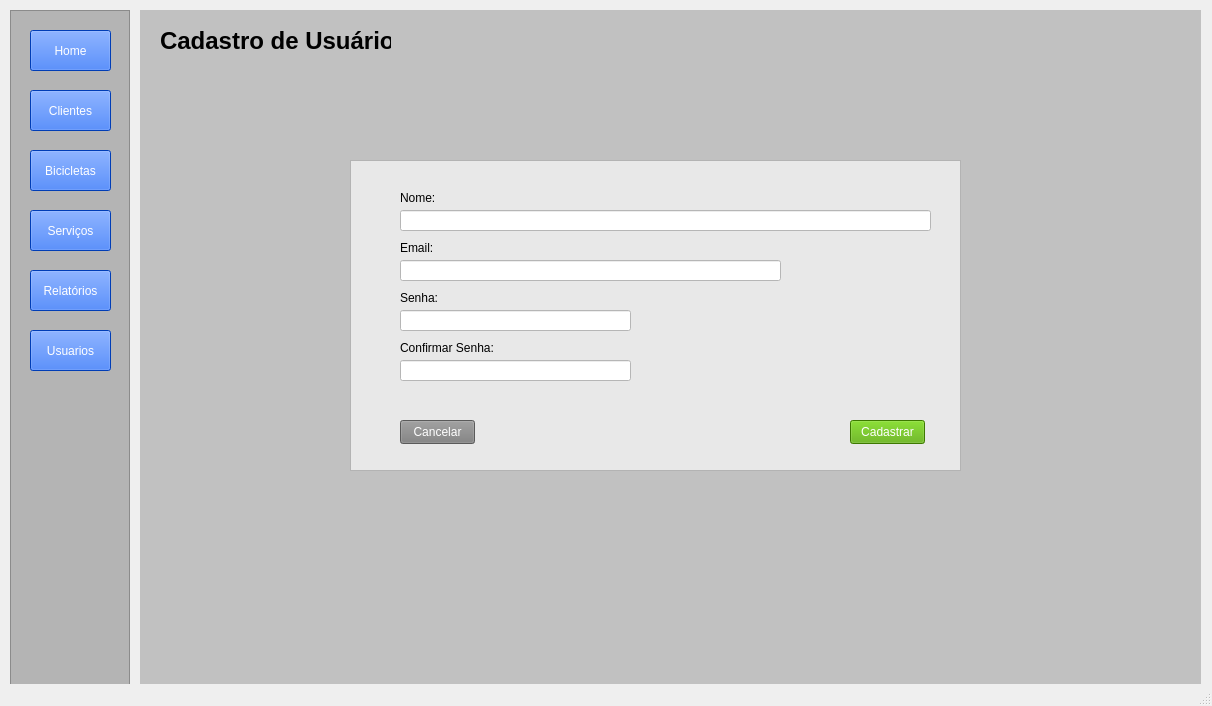
<?xml version="1.0" encoding="UTF-8"?>
<ui version="4.0">
 <class>MainWindow</class>
 <widget class="QMainWindow" name="MainWindow">
  <property name="geometry">
   <rect>
    <x>0</x>
    <y>0</y>
    <width>1212</width>
    <height>706</height>
   </rect>
  </property>
  <property name="windowTitle">
   <string>MainWindow</string>
  </property>
  <widget class="QWidget" name="centralwidget">
   <widget class="QFrame" name="frame">
    <property name="geometry">
     <rect>
      <x>10</x>
      <y>10</y>
      <width>120</width>
      <height>681</height>
     </rect>
    </property>
    <property name="styleSheet">
     <string notr="true">background-color: rgb(180, 180, 180);</string>
    </property>
    <property name="frameShape">
     <enum>QFrame::Shape::StyledPanel</enum>
    </property>
    <property name="frameShadow">
     <enum>QFrame::Shadow::Raised</enum>
    </property>
    <widget class="QPushButton" name="btnMenuUsuarios">
     <property name="geometry">
      <rect>
       <x>20</x>
       <y>320</y>
       <width>81</width>
       <height>41</height>
      </rect>
     </property>
     <property name="styleSheet">
      <string notr="true">background-color: rgb(0, 85, 255);
color: rgb(255, 255, 255);</string>
     </property>
     <property name="text">
      <string>Usuarios</string>
     </property>
    </widget>
    <widget class="QPushButton" name="btnMenuClientes">
     <property name="geometry">
      <rect>
       <x>20</x>
       <y>80</y>
       <width>81</width>
       <height>41</height>
      </rect>
     </property>
     <property name="styleSheet">
      <string notr="true">background-color: rgb(0, 85, 255);
color: rgb(255, 255, 255);</string>
     </property>
     <property name="text">
      <string>Clientes</string>
     </property>
    </widget>
    <widget class="QPushButton" name="btnMenuBicicletas">
     <property name="geometry">
      <rect>
       <x>20</x>
       <y>140</y>
       <width>81</width>
       <height>41</height>
      </rect>
     </property>
     <property name="styleSheet">
      <string notr="true">background-color: rgb(0, 85, 255);
color: rgb(255, 255, 255);</string>
     </property>
     <property name="text">
      <string>Bicicletas</string>
     </property>
    </widget>
    <widget class="QPushButton" name="btnMenuServicos">
     <property name="geometry">
      <rect>
       <x>20</x>
       <y>200</y>
       <width>81</width>
       <height>41</height>
      </rect>
     </property>
     <property name="styleSheet">
      <string notr="true">background-color: rgb(0, 85, 255);
color: rgb(255, 255, 255);</string>
     </property>
     <property name="text">
      <string>Serviços</string>
     </property>
    </widget>
    <widget class="QPushButton" name="btnMenuRelatorios">
     <property name="geometry">
      <rect>
       <x>20</x>
       <y>260</y>
       <width>81</width>
       <height>41</height>
      </rect>
     </property>
     <property name="styleSheet">
      <string notr="true">background-color: rgb(0, 85, 255);
color: rgb(255, 255, 255);</string>
     </property>
     <property name="text">
      <string>Relatórios</string>
     </property>
    </widget>
    <widget class="QPushButton" name="btnMenuHome">
     <property name="geometry">
      <rect>
       <x>20</x>
       <y>20</y>
       <width>81</width>
       <height>41</height>
      </rect>
     </property>
     <property name="styleSheet">
      <string notr="true">background-color: rgb(0, 85, 255);
color: rgb(255, 255, 255);</string>
     </property>
     <property name="text">
      <string>Home</string>
     </property>
    </widget>
   </widget>
   <widget class="QStackedWidget" name="stackedWidget">
    <property name="enabled">
     <bool>true</bool>
    </property>
    <property name="geometry">
     <rect>
      <x>140</x>
      <y>10</y>
      <width>1061</width>
      <height>711</height>
     </rect>
    </property>
    <property name="styleSheet">
     <string notr="true">background-color: rgb(193, 193, 193);</string>
    </property>
    <property name="currentIndex">
     <number>2</number>
    </property>
    <widget class="QWidget" name="home">
     <widget class="QLabel" name="label">
      <property name="geometry">
       <rect>
        <x>30</x>
        <y>20</y>
        <width>121</width>
        <height>16</height>
       </rect>
      </property>
      <property name="font">
       <font>
        <pointsize>14</pointsize>
       </font>
      </property>
      <property name="text">
       <string>Home</string>
      </property>
     </widget>
    </widget>
    <widget class="QWidget" name="listarUsuarios">
     <widget class="QLabel" name="label_7">
      <property name="geometry">
       <rect>
        <x>20</x>
        <y>10</y>
        <width>101</width>
        <height>41</height>
       </rect>
      </property>
      <property name="font">
       <font>
        <pointsize>18</pointsize>
        <bold>true</bold>
       </font>
      </property>
      <property name="text">
       <string>Usuarios</string>
      </property>
     </widget>
     <widget class="QPushButton" name="btnUsuariosNovo">
      <property name="geometry">
       <rect>
        <x>850</x>
        <y>80</y>
        <width>91</width>
        <height>24</height>
       </rect>
      </property>
      <property name="styleSheet">
       <string notr="true">background-color: rgb(85, 170, 0);
color: rgb(255, 255, 255);</string>
      </property>
      <property name="text">
       <string>Novo Usuario</string>
      </property>
     </widget>
     <widget class="QTableWidget" name="tabelaUsuarios">
      <property name="geometry">
       <rect>
        <x>110</x>
        <y>130</y>
        <width>831</width>
        <height>471</height>
       </rect>
      </property>
      <property name="columnCount">
       <number>4</number>
      </property>
      <attribute name="verticalHeaderHighlightSections">
       <bool>false</bool>
      </attribute>
      <column>
       <property name="text">
        <string>ID</string>
       </property>
      </column>
      <column>
       <property name="text">
        <string>NOME</string>
       </property>
      </column>
      <column>
       <property name="text">
        <string>EMAIL</string>
       </property>
      </column>
      <column>
       <property name="text">
        <string>SENHA</string>
       </property>
      </column>
     </widget>
    </widget>
    <widget class="QWidget" name="cadUsuario">
     <widget class="QLabel" name="label_2">
      <property name="geometry">
       <rect>
        <x>20</x>
        <y>20</y>
        <width>231</width>
        <height>21</height>
       </rect>
      </property>
      <property name="font">
       <font>
        <pointsize>18</pointsize>
        <bold>true</bold>
       </font>
      </property>
      <property name="text">
       <string>Cadastro de Usuário</string>
      </property>
     </widget>
     <widget class="QFrame" name="frame_2">
      <property name="geometry">
       <rect>
        <x>210</x>
        <y>150</y>
        <width>611</width>
        <height>311</height>
       </rect>
      </property>
      <property name="styleSheet">
       <string notr="true">background-color: rgb(232, 232, 232);</string>
      </property>
      <property name="frameShape">
       <enum>QFrame::Shape::StyledPanel</enum>
      </property>
      <property name="frameShadow">
       <enum>QFrame::Shadow::Raised</enum>
      </property>
      <widget class="QLineEdit" name="inputCadUsuarioNome">
       <property name="geometry">
        <rect>
         <x>50</x>
         <y>50</y>
         <width>531</width>
         <height>21</height>
        </rect>
       </property>
       <property name="styleSheet">
        <string notr="true">background-color: rgb(255, 255, 255);
color: rgb(0, 0, 0);</string>
       </property>
      </widget>
      <widget class="QLabel" name="label_3">
       <property name="geometry">
        <rect>
         <x>50</x>
         <y>30</y>
         <width>49</width>
         <height>16</height>
        </rect>
       </property>
       <property name="text">
        <string>Nome:</string>
       </property>
      </widget>
      <widget class="QLineEdit" name="inputCadUsuarioEmail">
       <property name="geometry">
        <rect>
         <x>50</x>
         <y>100</y>
         <width>381</width>
         <height>21</height>
        </rect>
       </property>
       <property name="styleSheet">
        <string notr="true">background-color: rgb(255, 255, 255);
color: rgb(0, 0, 0);</string>
       </property>
       <property name="text">
        <string/>
       </property>
      </widget>
      <widget class="QLabel" name="label_4">
       <property name="geometry">
        <rect>
         <x>50</x>
         <y>80</y>
         <width>49</width>
         <height>16</height>
        </rect>
       </property>
       <property name="text">
        <string>Email:</string>
       </property>
      </widget>
      <widget class="QLineEdit" name="inputCadUsuarioSenha">
       <property name="geometry">
        <rect>
         <x>50</x>
         <y>150</y>
         <width>231</width>
         <height>21</height>
        </rect>
       </property>
       <property name="styleSheet">
        <string notr="true">background-color: rgb(255, 255, 255);
color: rgb(0, 0, 0);</string>
       </property>
      </widget>
      <widget class="QLabel" name="label_5">
       <property name="geometry">
        <rect>
         <x>50</x>
         <y>130</y>
         <width>49</width>
         <height>16</height>
        </rect>
       </property>
       <property name="text">
        <string>Senha:</string>
       </property>
      </widget>
      <widget class="QLabel" name="label_6">
       <property name="geometry">
        <rect>
         <x>50</x>
         <y>180</y>
         <width>101</width>
         <height>16</height>
        </rect>
       </property>
       <property name="text">
        <string>Confirmar Senha:</string>
       </property>
      </widget>
      <widget class="QLineEdit" name="inputCadUsuarioConfirmarSenha">
       <property name="geometry">
        <rect>
         <x>50</x>
         <y>200</y>
         <width>231</width>
         <height>21</height>
        </rect>
       </property>
       <property name="styleSheet">
        <string notr="true">background-color: rgb(255, 255, 255);
color: rgb(0, 0, 0);</string>
       </property>
      </widget>
      <widget class="QPushButton" name="btnCadUsuarioCadastrar">
       <property name="geometry">
        <rect>
         <x>500</x>
         <y>260</y>
         <width>75</width>
         <height>24</height>
        </rect>
       </property>
       <property name="styleSheet">
        <string notr="true">background-color: rgb(85, 170, 0);
color: rgb(255, 255, 255);</string>
       </property>
       <property name="text">
        <string>Cadastrar</string>
       </property>
      </widget>
      <widget class="QPushButton" name="btnCadUsuarioVoltar">
       <property name="geometry">
        <rect>
         <x>50</x>
         <y>260</y>
         <width>75</width>
         <height>24</height>
        </rect>
       </property>
       <property name="styleSheet">
        <string notr="true">color: rgb(255, 255, 255);
background-color: rgb(126, 126, 126);</string>
       </property>
       <property name="text">
        <string>Cancelar</string>
       </property>
      </widget>
     </widget>
    </widget>
    <!-- PAGE 3: Listar Clientes -->
    <widget class="QWidget" name="listarClientes">
     <widget class="QLabel" name="label_cli1">
      <property name="geometry"><rect><x>20</x><y>10</y><width>181</width><height>41</height></rect></property>
      <property name="font"><font><pointsize>18</pointsize><bold>true</bold></font></property>
      <property name="text"><string>Clientes</string></property>
     </widget>
     <widget class="QPushButton" name="btnClientesNovo">
      <property name="geometry"><rect><x>850</x><y>80</y><width>101</width><height>24</height></rect></property>
      <property name="styleSheet"><string notr="true">background-color: rgb(85, 170, 0); color: rgb(255, 255, 255);</string></property>
      <property name="text"><string>Novo Cliente</string></property>
     </widget>
     <widget class="QTableWidget" name="tabelaClientes">
      <property name="geometry"><rect><x>110</x><y>130</y><width>831</width><height>471</height></rect></property>
      <property name="columnCount"><number>5</number></property>
      <column><property name="text"><string>ID</string></property></column>
      <column><property name="text"><string>NOME</string></property></column>
      <column><property name="text"><string>TELEFONE</string></property></column>
      <column><property name="text"><string>EMAIL</string></property></column>
      <column><property name="text"><string>ENDEREÇO</string></property></column>
     </widget>
    </widget>
    <!-- PAGE 4: Cadastro de Cliente -->
    <widget class="QWidget" name="cadCliente">
     <widget class="QLabel" name="label_cli2">
      <property name="geometry"><rect><x>20</x><y>20</y><width>261</width><height>21</height></rect></property>
      <property name="font"><font><pointsize>18</pointsize><bold>true</bold></font></property>
      <property name="text"><string>Cadastro de Cliente</string></property>
     </widget>
     <widget class="QFrame" name="frameCadCliente">
      <property name="geometry"><rect><x>210</x><y>130</y><width>611</width><height>361</height></rect></property>
      <property name="styleSheet"><string notr="true">background-color: rgb(232, 232, 232);</string></property>
      <property name="frameShape"><enum>QFrame::Shape::StyledPanel</enum></property>
      <property name="frameShadow"><enum>QFrame::Shadow::Raised</enum></property>
      <widget class="QLabel" name="label_cli3">
       <property name="geometry"><rect><x>50</x><y>30</y><width>49</width><height>16</height></rect></property>
       <property name="text"><string>Nome:</string></property>
      </widget>
      <widget class="QLineEdit" name="inputCadClienteNome">
       <property name="geometry"><rect><x>50</x><y>50</y><width>531</width><height>21</height></rect></property>
       <property name="styleSheet"><string notr="true">background-color: rgb(255, 255, 255); color: rgb(0, 0, 0);</string></property>
      </widget>
      <widget class="QLabel" name="label_cli4">
       <property name="geometry"><rect><x>50</x><y>80</y><width>71</width><height>16</height></rect></property>
       <property name="text"><string>Telefone:</string></property>
      </widget>
      <widget class="QLineEdit" name="inputCadClienteTelefone">
       <property name="geometry"><rect><x>50</x><y>100</y><width>231</width><height>21</height></rect></property>
       <property name="styleSheet"><string notr="true">background-color: rgb(255, 255, 255); color: rgb(0, 0, 0);</string></property>
      </widget>
      <widget class="QLabel" name="label_cli5">
       <property name="geometry"><rect><x>50</x><y>130</y><width>49</width><height>16</height></rect></property>
       <property name="text"><string>Email:</string></property>
      </widget>
      <widget class="QLineEdit" name="inputCadClienteEmail">
       <property name="geometry"><rect><x>50</x><y>150</y><width>381</width><height>21</height></rect></property>
       <property name="styleSheet"><string notr="true">background-color: rgb(255, 255, 255); color: rgb(0, 0, 0);</string></property>
      </widget>
      <widget class="QLabel" name="label_cli6">
       <property name="geometry"><rect><x>50</x><y>180</y><width>71</width><height>16</height></rect></property>
       <property name="text"><string>Endereço:</string></property>
      </widget>
      <widget class="QLineEdit" name="inputCadClienteEndereco">
       <property name="geometry"><rect><x>50</x><y>200</y><width>531</width><height>21</height></rect></property>
       <property name="styleSheet"><string notr="true">background-color: rgb(255, 255, 255); color: rgb(0, 0, 0);</string></property>
      </widget>
      <widget class="QPushButton" name="btnCadClienteCadastrar">
       <property name="geometry"><rect><x>500</x><y>300</y><width>75</width><height>24</height></rect></property>
       <property name="styleSheet"><string notr="true">background-color: rgb(85, 170, 0); color: rgb(255, 255, 255);</string></property>
       <property name="text"><string>Cadastrar</string></property>
      </widget>
      <widget class="QPushButton" name="btnCadClienteVoltar">
       <property name="geometry"><rect><x>50</x><y>300</y><width>75</width><height>24</height></rect></property>
       <property name="styleSheet"><string notr="true">color: rgb(255, 255, 255); background-color: rgb(126, 126, 126);</string></property>
       <property name="text"><string>Cancelar</string></property>
      </widget>
     </widget>
    </widget>
    <!-- PAGE 5: Listar Bicicletas -->
    <widget class="QWidget" name="listarBicicletas">
     <widget class="QLabel" name="label_bic1">
      <property name="geometry"><rect><x>20</x><y>10</y><width>181</width><height>41</height></rect></property>
      <property name="font"><font><pointsize>18</pointsize><bold>true</bold></font></property>
      <property name="text"><string>Bicicletas</string></property>
     </widget>
     <widget class="QPushButton" name="btnBicicletasNovo">
      <property name="geometry"><rect><x>850</x><y>80</y><width>111</width><height>24</height></rect></property>
      <property name="styleSheet"><string notr="true">background-color: rgb(85, 170, 0); color: rgb(255, 255, 255);</string></property>
      <property name="text"><string>Nova Bicicleta</string></property>
     </widget>
     <widget class="QTableWidget" name="tabelaBicicletas">
      <property name="geometry"><rect><x>110</x><y>130</y><width>831</width><height>471</height></rect></property>
      <property name="columnCount"><number>6</number></property>
      <column><property name="text"><string>ID</string></property></column>
      <column><property name="text"><string>CLIENTE</string></property></column>
      <column><property name="text"><string>MARCA</string></property></column>
      <column><property name="text"><string>MODELO</string></property></column>
      <column><property name="text"><string>COR</string></property></column>
      <column><property name="text"><string>Nº SÉRIE</string></property></column>
     </widget>
    </widget>
    <!-- PAGE 6: Cadastro de Bicicleta -->
    <widget class="QWidget" name="cadBicicleta">
     <widget class="QLabel" name="label_bic2">
      <property name="geometry"><rect><x>20</x><y>20</y><width>281</width><height>21</height></rect></property>
      <property name="font"><font><pointsize>18</pointsize><bold>true</bold></font></property>
      <property name="text"><string>Cadastro de Bicicleta</string></property>
     </widget>
     <widget class="QFrame" name="frameCadBicicleta">
      <property name="geometry"><rect><x>210</x><y>130</y><width>611</width><height>361</height></rect></property>
      <property name="styleSheet"><string notr="true">background-color: rgb(232, 232, 232);</string></property>
      <property name="frameShape"><enum>QFrame::Shape::StyledPanel</enum></property>
      <property name="frameShadow"><enum>QFrame::Shadow::Raised</enum></property>
      <widget class="QLabel" name="label_bic3">
       <property name="geometry"><rect><x>50</x><y>30</y><width>71</width><height>16</height></rect></property>
       <property name="text"><string>Cliente:</string></property>
      </widget>
      <widget class="QComboBox" name="comboCadBicicletaCliente">
       <property name="geometry"><rect><x>50</x><y>50</y><width>531</width><height>22</height></rect></property>
       <property name="styleSheet"><string notr="true">background-color: rgb(255, 255, 255); color: rgb(0, 0, 0);</string></property>
      </widget>
      <widget class="QLabel" name="label_bic4">
       <property name="geometry"><rect><x>50</x><y>80</y><width>49</width><height>16</height></rect></property>
       <property name="text"><string>Marca:</string></property>
      </widget>
      <widget class="QLineEdit" name="inputCadBicicletaMarca">
       <property name="geometry"><rect><x>50</x><y>100</y><width>231</width><height>21</height></rect></property>
       <property name="styleSheet"><string notr="true">background-color: rgb(255, 255, 255); color: rgb(0, 0, 0);</string></property>
      </widget>
      <widget class="QLabel" name="label_bic5">
       <property name="geometry"><rect><x>50</x><y>130</y><width>61</width><height>16</height></rect></property>
       <property name="text"><string>Modelo:</string></property>
      </widget>
      <widget class="QLineEdit" name="inputCadBicicletaModelo">
       <property name="geometry"><rect><x>50</x><y>150</y><width>231</width><height>21</height></rect></property>
       <property name="styleSheet"><string notr="true">background-color: rgb(255, 255, 255); color: rgb(0, 0, 0);</string></property>
      </widget>
      <widget class="QLabel" name="label_bic6">
       <property name="geometry"><rect><x>50</x><y>180</y><width>31</width><height>16</height></rect></property>
       <property name="text"><string>Cor:</string></property>
      </widget>
      <widget class="QLineEdit" name="inputCadBicicletaCor">
       <property name="geometry"><rect><x>50</x><y>200</y><width>231</width><height>21</height></rect></property>
       <property name="styleSheet"><string notr="true">background-color: rgb(255, 255, 255); color: rgb(0, 0, 0);</string></property>
      </widget>
      <widget class="QLabel" name="label_bic7">
       <property name="geometry"><rect><x>350</x><y>80</y><width>101</width><height>16</height></rect></property>
       <property name="text"><string>Número de Série:</string></property>
      </widget>
      <widget class="QLineEdit" name="inputCadBicicletaNumeroSerie">
       <property name="geometry"><rect><x>350</x><y>100</y><width>231</width><height>21</height></rect></property>
       <property name="styleSheet"><string notr="true">background-color: rgb(255, 255, 255); color: rgb(0, 0, 0);</string></property>
      </widget>
      <widget class="QPushButton" name="btnCadBicicletaCadastrar">
       <property name="geometry"><rect><x>500</x><y>300</y><width>75</width><height>24</height></rect></property>
       <property name="styleSheet"><string notr="true">background-color: rgb(85, 170, 0); color: rgb(255, 255, 255);</string></property>
       <property name="text"><string>Cadastrar</string></property>
      </widget>
      <widget class="QPushButton" name="btnCadBicicletaVoltar">
       <property name="geometry"><rect><x>50</x><y>300</y><width>75</width><height>24</height></rect></property>
       <property name="styleSheet"><string notr="true">color: rgb(255, 255, 255); background-color: rgb(126, 126, 126);</string></property>
       <property name="text"><string>Cancelar</string></property>
      </widget>
     </widget>
    </widget>
    <!-- PAGE 7: Listar Serviços -->
    <widget class="QWidget" name="listarServicos">
     <widget class="QLabel" name="label_ser1">
      <property name="geometry"><rect><x>20</x><y>10</y><width>181</width><height>41</height></rect></property>
      <property name="font"><font><pointsize>18</pointsize><bold>true</bold></font></property>
      <property name="text"><string>Serviços</string></property>
     </widget>
     <widget class="QPushButton" name="btnServicosNovo">
      <property name="geometry"><rect><x>850</x><y>80</y><width>101</width><height>24</height></rect></property>
      <property name="styleSheet"><string notr="true">background-color: rgb(85, 170, 0); color: rgb(255, 255, 255);</string></property>
      <property name="text"><string>Novo Serviço</string></property>
     </widget>
     <widget class="QTableWidget" name="tabelaServicos">
      <property name="geometry"><rect><x>110</x><y>130</y><width>831</width><height>471</height></rect></property>
      <property name="columnCount"><number>6</number></property>
      <column><property name="text"><string>ID</string></property></column>
      <column><property name="text"><string>CLIENTE</string></property></column>
      <column><property name="text"><string>BICICLETA</string></property></column>
      <column><property name="text"><string>DESCRIÇÃO</string></property></column>
      <column><property name="text"><string>VALOR</string></property></column>
      <column><property name="text"><string>STATUS</string></property></column>
     </widget>
    </widget>
    <!-- PAGE 8: Cadastro de Serviço -->
    <widget class="QWidget" name="cadServico">
     <widget class="QLabel" name="label_ser2">
      <property name="geometry"><rect><x>20</x><y>20</y><width>281</width><height>21</height></rect></property>
      <property name="font"><font><pointsize>18</pointsize><bold>true</bold></font></property>
      <property name="text"><string>Cadastro de Serviço</string></property>
     </widget>
     <widget class="QFrame" name="frameCadServico">
      <property name="geometry"><rect><x>210</x><y>100</y><width>611</width><height>421</height></rect></property>
      <property name="styleSheet"><string notr="true">background-color: rgb(232, 232, 232);</string></property>
      <property name="frameShape"><enum>QFrame::Shape::StyledPanel</enum></property>
      <property name="frameShadow"><enum>QFrame::Shadow::Raised</enum></property>
      <widget class="QLabel" name="label_ser3">
       <property name="geometry"><rect><x>50</x><y>20</y><width>81</width><height>16</height></rect></property>
       <property name="text"><string>Bicicleta:</string></property>
      </widget>
      <widget class="QComboBox" name="comboCadServicoBicicleta">
       <property name="geometry"><rect><x>50</x><y>40</y><width>531</width><height>22</height></rect></property>
       <property name="styleSheet"><string notr="true">background-color: rgb(255, 255, 255); color: rgb(0, 0, 0);</string></property>
      </widget>
      <widget class="QLabel" name="label_ser4">
       <property name="geometry"><rect><x>50</x><y>70</y><width>71</width><height>16</height></rect></property>
       <property name="text"><string>Descrição:</string></property>
      </widget>
      <widget class="QLineEdit" name="inputCadServicoDescricao">
       <property name="geometry"><rect><x>50</x><y>90</y><width>531</width><height>21</height></rect></property>
       <property name="styleSheet"><string notr="true">background-color: rgb(255, 255, 255); color: rgb(0, 0, 0);</string></property>
      </widget>
      <widget class="QLabel" name="label_ser5">
       <property name="geometry"><rect><x>50</x><y>120</y><width>49</width><height>16</height></rect></property>
       <property name="text"><string>Valor (R$):</string></property>
      </widget>
      <widget class="QLineEdit" name="inputCadServicoValor">
       <property name="geometry"><rect><x>50</x><y>140</y><width>151</width><height>21</height></rect></property>
       <property name="styleSheet"><string notr="true">background-color: rgb(255, 255, 255); color: rgb(0, 0, 0);</string></property>
      </widget>
      <widget class="QLabel" name="label_ser6">
       <property name="geometry"><rect><x>250</x><y>120</y><width>51</width><height>16</height></rect></property>
       <property name="text"><string>Status:</string></property>
      </widget>
      <widget class="QComboBox" name="comboCadServicoStatus">
       <property name="geometry"><rect><x>250</x><y>140</y><width>181</width><height>22</height></rect></property>
       <property name="styleSheet"><string notr="true">background-color: rgb(255, 255, 255); color: rgb(0, 0, 0);</string></property>
       <item><property name="text"><string>Em andamento</string></property></item>
       <item><property name="text"><string>Aguardando peça</string></property></item>
       <item><property name="text"><string>Concluído</string></property></item>
       <item><property name="text"><string>Cancelado</string></property></item>
      </widget>
      <widget class="QLabel" name="label_ser7">
       <property name="geometry"><rect><x>50</x><y>175</y><width>101</width><height>16</height></rect></property>
       <property name="text"><string>Data de Entrada:</string></property>
      </widget>
      <widget class="QLineEdit" name="inputCadServicoDataEntrada">
       <property name="geometry"><rect><x>50</x><y>195</y><width>151</width><height>21</height></rect></property>
       <property name="styleSheet"><string notr="true">background-color: rgb(255, 255, 255); color: rgb(0, 0, 0);</string></property>
       <property name="placeholderText"><string>AAAA-MM-DD</string></property>
      </widget>
      <widget class="QLabel" name="label_ser8">
       <property name="geometry"><rect><x>250</x><y>175</y><width>101</width><height>16</height></rect></property>
       <property name="text"><string>Data de Saída:</string></property>
      </widget>
      <widget class="QLineEdit" name="inputCadServicoDataSaida">
       <property name="geometry"><rect><x>250</x><y>195</y><width>151</width><height>21</height></rect></property>
       <property name="styleSheet"><string notr="true">background-color: rgb(255, 255, 255); color: rgb(0, 0, 0);</string></property>
       <property name="placeholderText"><string>AAAA-MM-DD</string></property>
      </widget>
      <widget class="QPushButton" name="btnCadServicoCadastrar">
       <property name="geometry"><rect><x>500</x><y>370</y><width>75</width><height>24</height></rect></property>
       <property name="styleSheet"><string notr="true">background-color: rgb(85, 170, 0); color: rgb(255, 255, 255);</string></property>
       <property name="text"><string>Cadastrar</string></property>
      </widget>
      <widget class="QPushButton" name="btnCadServicoVoltar">
       <property name="geometry"><rect><x>50</x><y>370</y><width>75</width><height>24</height></rect></property>
       <property name="styleSheet"><string notr="true">color: rgb(255, 255, 255); background-color: rgb(126, 126, 126);</string></property>
       <property name="text"><string>Cancelar</string></property>
      </widget>
     </widget>
    </widget>
    <!-- PAGE 9: Relatórios / Resumo -->
    <widget class="QWidget" name="relatorios">
     <widget class="QLabel" name="label_rel1">
      <property name="geometry"><rect><x>20</x><y>10</y><width>181</width><height>41</height></rect></property>
      <property name="font"><font><pointsize>18</pointsize><bold>true</bold></font></property>
      <property name="text"><string>Relatórios</string></property>
     </widget>
     <widget class="QFrame" name="frameResumo">
      <property name="geometry"><rect><x>110</x><y>60</y><width>831</width><height>80</height></rect></property>
      <property name="styleSheet"><string notr="true">background-color: rgb(52, 82, 255);</string></property>
      <property name="frameShape"><enum>QFrame::Shape::StyledPanel</enum></property>
      <property name="frameShadow"><enum>QFrame::Shadow::Raised</enum></property>
      <widget class="QLabel" name="label_rel2">
       <property name="geometry"><rect><x>20</x><y>10</y><width>121</width><height>16</height></rect></property>
       <property name="styleSheet"><string notr="true">color: rgb(255, 255, 255);</string></property>
       <property name="text"><string>Total de Serviços:</string></property>
      </widget>
      <widget class="QLabel" name="labelResumoTotalServicos">
       <property name="geometry"><rect><x>20</x><y>35</y><width>121</width><height>21</height></rect></property>
       <property name="font"><font><pointsize>14</pointsize><bold>true</bold></font></property>
       <property name="styleSheet"><string notr="true">color: rgb(255, 255, 255);</string></property>
       <property name="text"><string>0</string></property>
      </widget>
      <widget class="QLabel" name="label_rel3">
       <property name="geometry"><rect><x>200</x><y>10</y><width>121</width><height>16</height></rect></property>
       <property name="styleSheet"><string notr="true">color: rgb(255, 255, 255);</string></property>
       <property name="text"><string>Valor Total:</string></property>
      </widget>
      <widget class="QLabel" name="labelResumoTotalValor">
       <property name="geometry"><rect><x>200</x><y>35</y><width>151</width><height>21</height></rect></property>
       <property name="font"><font><pointsize>14</pointsize><bold>true</bold></font></property>
       <property name="styleSheet"><string notr="true">color: rgb(255, 255, 255);</string></property>
       <property name="text"><string>R$ 0,00</string></property>
      </widget>
      <widget class="QLabel" name="label_rel4">
       <property name="geometry"><rect><x>420</x><y>10</y><width>121</width><height>16</height></rect></property>
       <property name="styleSheet"><string notr="true">color: rgb(255, 255, 255);</string></property>
       <property name="text"><string>Em Andamento:</string></property>
      </widget>
      <widget class="QLabel" name="labelResumoEmAndamento">
       <property name="geometry"><rect><x>420</x><y>35</y><width>121</width><height>21</height></rect></property>
       <property name="font"><font><pointsize>14</pointsize><bold>true</bold></font></property>
       <property name="styleSheet"><string notr="true">color: rgb(255, 255, 255);</string></property>
       <property name="text"><string>0</string></property>
      </widget>
      <widget class="QLabel" name="label_rel5">
       <property name="geometry"><rect><x>620</x><y>10</y><width>101</width><height>16</height></rect></property>
       <property name="styleSheet"><string notr="true">color: rgb(255, 255, 255);</string></property>
       <property name="text"><string>Concluídos:</string></property>
      </widget>
      <widget class="QLabel" name="labelResumoConcluidos">
       <property name="geometry"><rect><x>620</x><y>35</y><width>101</width><height>21</height></rect></property>
       <property name="font"><font><pointsize>14</pointsize><bold>true</bold></font></property>
       <property name="styleSheet"><string notr="true">color: rgb(255, 255, 255);</string></property>
       <property name="text"><string>0</string></property>
      </widget>
     </widget>
     <widget class="QTableWidget" name="tabelaResumo">
      <property name="geometry"><rect><x>110</x><y>160</y><width>831</width><height>441</height></rect></property>
      <property name="columnCount"><number>7</number></property>
      <column><property name="text"><string>ID</string></property></column>
      <column><property name="text"><string>CLIENTE</string></property></column>
      <column><property name="text"><string>BICICLETA</string></property></column>
      <column><property name="text"><string>DESCRIÇÃO</string></property></column>
      <column><property name="text"><string>VALOR</string></property></column>
      <column><property name="text"><string>STATUS</string></property></column>
      <column><property name="text"><string>DATA ENTRADA</string></property></column>
     </widget>
    </widget>
   </widget>
  </widget>
  <widget class="QStatusBar" name="statusbar"/>
 </widget>
 <resources/>
 <connections/>
</ui>
